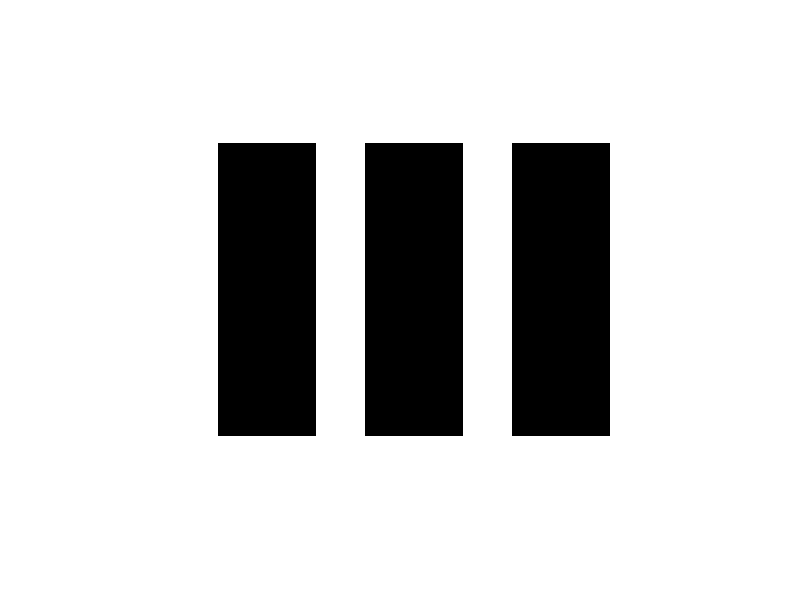
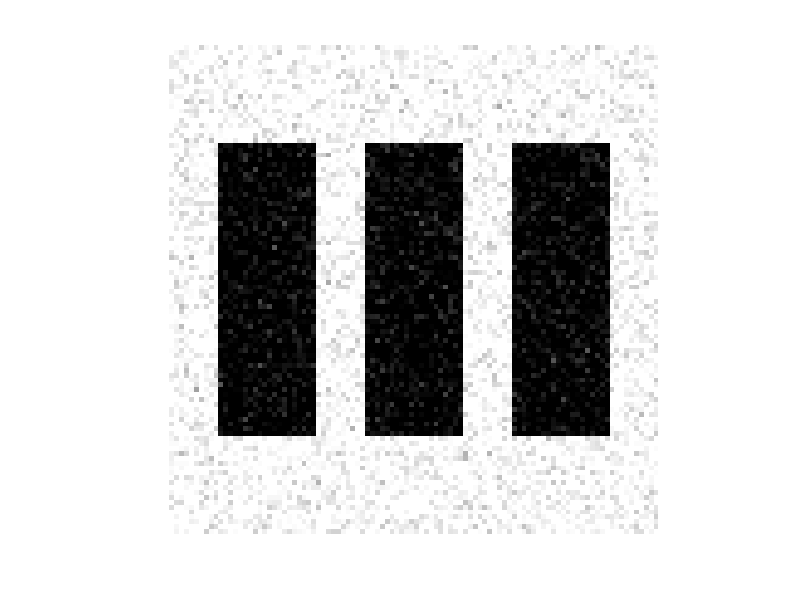

Here is the MATLAB script that generated these plots, in order: (Note: this script raises an error after producing the figures.)
close all

u0 = [ones(20, 100);
      ones(60, 10), zeros(60, 20), ones(60, 10), zeros(60, 20), ones(60, 10), zeros(60, 20), ones(60, 10);
      ones(20, 100)];

% u0 = double(rgb2gray(imread('lenna.png')))/256;

imshow(u0)
pause

u0 = awgn(u0, 20); %, 'measured'); % gaussian noise, snr

figure
imshow(u0)
pause


s = size(u0);
h = 1 / s(1);
dt = h^2;
lambda = 1e-8;

u = u0;
unew = u*0;
t = 0;

for ts = 1:50

    for i = 2:s(1)-1
        for j = 2:s(1)-1   
            x = D(u(i,j), u(i+1,j), u(i,j+1), u(i,j-1)) - D(u(i-1,j), u(i,j), u(i-1,j+1), u(i-1,j-1));
            y = D(u(i,j), u(i,j+1), u(i+1,j), u(i-1,j)) - D(u(i,j-1), u(i,j), u(i+1,j-1), u(i-1,j-1));
            unew(i,j) = u(i,j) + dt*(x/h + y/h - lambda*(u(i,j) - u0(i,j)));
        end
        unew(i,1) = unew(i,2);
        unew(i,s(1)) = unew(i,s(1)-1);
    end
    unew(1,:) = unew(2,:);
    unew(s(1),:) = unew(s(1)-1,:);
    
    u = unew;

    if mod(ts, 10) == 0
        figure
        imshow(u)
        pause
    end
    t = t+dt;
end

imshow(u)


function z = D(o, a, b_p, b_m)
    denom = sqrt( (a-o)^2 + (minmod(b_p-o, o-b_m))^2);
    if denom == 0
        z = 0;
    else
        z = (a-o)/denom;
    end

    beta = 0.0001;
    z = (a-o)/(denom+beta);
end

function m = minmod(a, b)
    m = min(abs(a), abs(b));
    m = (sign(a) + sign(b)) * m / 2;
end

